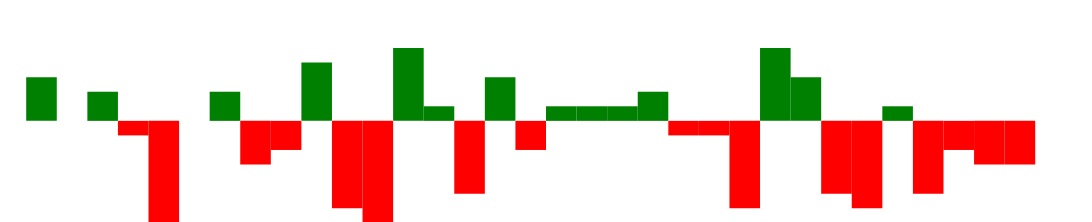

Express this chart as Vega-Lite.
### Vega specification from a JSON file in a GitHub repository (floating-point values rounded to 4 significant figures)
{"$schema": "https://vega.github.io/schema/vega/v5.json", "width": 250, "height": 40, "padding": 0, "data": [{"name": "table", "values": [{"game": "g1", "diff": 3}, {"game": "g2", "diff": 0}, {"game": "g3", "diff": 2}, {"game": "g4", "diff": -1}, {"game": "g5", "diff": -7}, {"game": "g6", "diff": 0}, {"game": "g7", "diff": 2}, {"game": "g8", "diff": -3}, {"game": "g9", "diff": -2}, {"game": "g10", "diff": 4}, {"game": "g11", "diff": -6}, {"game": "g12", "diff": -7}, {"game": "g13", "diff": 5}, {"game": "g14", "diff": 1}, {"game": "g15", "diff": -5}, {"game": "g16", "diff": 3}, {"game": "g17", "diff": -2}, {"game": "g18", "diff": 1}, {"game": "g19", "diff": 1}, {"game": "g20", "diff": 1}, {"game": "g21", "diff": 2}, {"game": "g22", "diff": -1}, {"game": "g23", "diff": -1}, {"game": "g24", "diff": -6}, {"game": "g25", "diff": 5}, {"game": "g26", "diff": 3}, {"game": "g27", "diff": -5}, {"game": "g28", "diff": -6}, {"game": "g29", "diff": 1}, {"game": "g30", "diff": -5}, {"game": "g31", "diff": -2}, {"game": "g32", "diff": -3}, {"game": "g33", "diff": -3}, {"game": "g34", "diff": 0}]}], "signals": [{"name": "tooltip", "value": {}, "on": [{"events": "rect:mouseover", "update": "datum"}, {"events": "rect:mouseout", "update": "{}"}]}], "scales": [{"name": "xscale", "type": "band", "domain": {"data": "table", "field": "game"}, "range": "width", "padding": 0.05, "round": true}, {"name": "yscale", "domain": {"data": "table", "field": "diff"}, "nice": true, "range": "height"}], "axes": [{"orient": "bottom", "scale": "xscale", "labels": false, "ticks": false}, {"orient": "right", "scale": "yscale", "labels": false, "ticks": false}], "marks": [{"type": "rect", "from": {"data": "table"}, "encode": {"enter": {"x": {"scale": "xscale", "field": "game"}, "width": {"scale": "xscale", "band": 1}, "y": {"scale": "yscale", "field": "diff"}, "y2": {"scale": "yscale", "value": 0}, "fill": [{"test": "datum.diff > 0", "value": "green"}, {"value": "red"}]}, "update": {"fill": [{"test": "datum.diff > 0", "value": "green"}, {"value": "red"}]}, "hover": {"fill": {"value": "black"}}}}, {"type": "text", "encode": {"enter": {"align": {"value": "center"}, "baseline": {"value": "bottom"}, "fill": {"value": "#333"}}, "update": {"x": {"scale": "xscale", "signal": "tooltip.game", "band": 0.5}, "y": {"scale": "yscale", "signal": "tooltip.diff", "offset": 0.05}, "text": {"signal": "tooltip.diff"}, "fillOpacity": [{"test": "datum === tooltip", "value": 0}, {"value": 1}]}}}], "config": {}}
